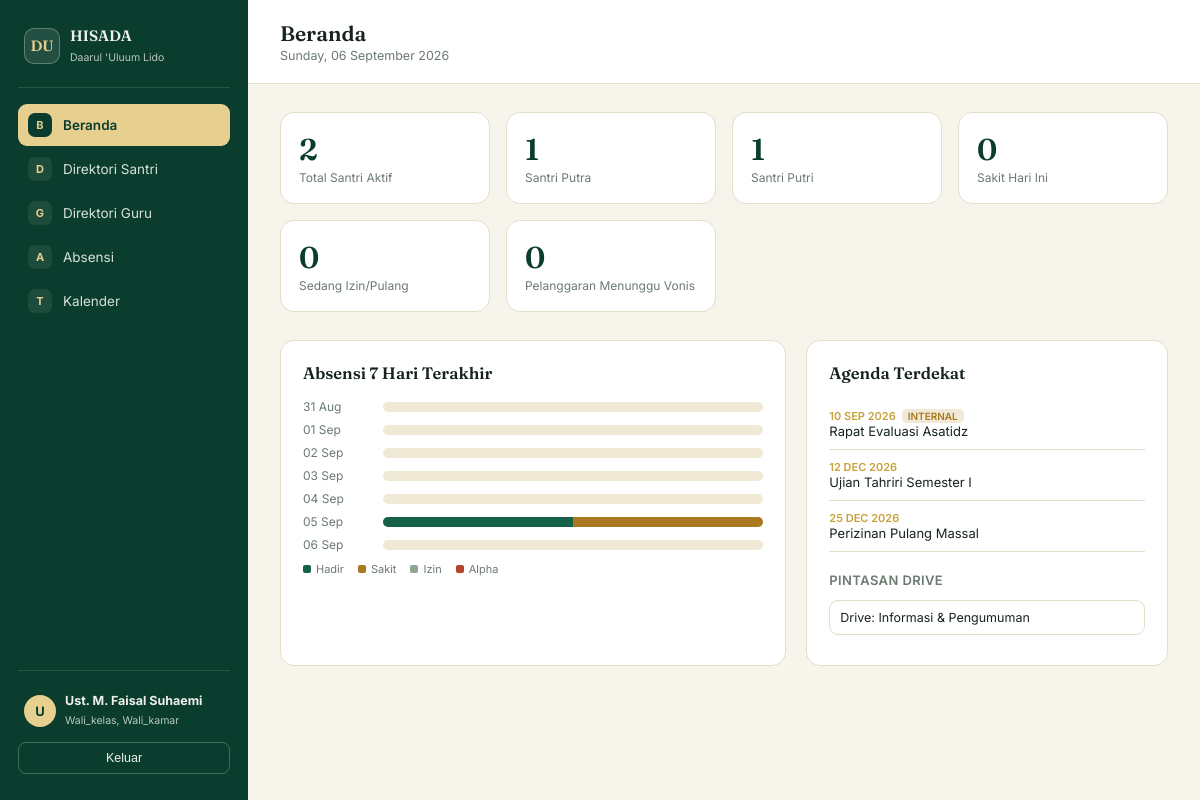
Page /dashboard.php (signed in) on the committed database.
### tables this page shows
CREATE TABLE calendar_events (
    id          INT AUTO_INCREMENT PRIMARY KEY,
    title       VARCHAR(150) NOT NULL,
    description TEXT NULL,
    start_date  DATE NOT NULL,
    end_date    DATE NULL,
    category    ENUM('akademik','pengasuhan','umum') DEFAULT 'umum',
    visibility  ENUM('public','internal') DEFAULT 'public',
    created_by  INT NOT NULL,
    created_at  TIMESTAMP DEFAULT CURRENT_TIMESTAMP,
    FOREIGN KEY (created_by) REFERENCES users(id)
);

CREATE TABLE shortcuts (
    id        INT AUTO_INCREMENT PRIMARY KEY,
    role_name VARCHAR(30) NOT NULL COMMENT '"*" berarti tampil untuk semua role',
    label     VARCHAR(100) NOT NULL,
    drive_url VARCHAR(255) NOT NULL
);

### dashboard.php (the view, shortened to what this page needs)
<?php
$mysqli = @new mysqli(DB_HOST, DB_USER, DB_PASS, DB_NAME);
$mysqli->set_charset('utf8mb4');
function h(?string $v): string
{
    return htmlspecialchars($v ?? '', ENT_QUOTES, 'UTF-8');
}
function safePrepare(mysqli $mysqli, string $sql): mysqli_stmt
{
    $stmt = $mysqli->prepare($sql);
    return $stmt;
}
function hasRole(array $needed, array $userRoles): bool
{
    return count(array_intersect($needed, $userRoles)) > 0;
}
function isStaffOnly(array $userRoles): bool
{
    return count(array_diff($userRoles, ['wali_santri'])) > 0;
}
$NAME      = $_SESSION['name'];
$ROLES     = $_SESSION['roles'] ?? [];
$FAMILY_ID = $_SESSION['family_id'] ?? null;
$IS_WALI_ONLY   = !isStaffOnly($ROLES) && in_array('wali_santri', $ROLES, true);
$EDITOR_ROLES   = ['admin','sekretaris','pengurus','wali_kelas','wali_kamar','hakim','dokter','asisten'];
$TABS = [
    'beranda'       => ['label' => 'Beranda',          'mark' => 'B', 'roles' => null],
    'direktori'     => ['label' => 'Direktori Santri',  'mark' => 'D', 'roles' => ['admin','sekretaris','pengurus','wali_kelas','wali_kamar','hakim','dokter','asisten']],
    'guru'          => ['label' => 'Direktori Guru',    'mark' => 'G', 'roles' => ['admin','sekretaris','pengurus','wali_kelas','wali_kamar']],
    'absensi'       => ['label' => 'Absensi',           'mark' => 'A', 'roles' => ['admin','pengurus','wali_kelas','wali_kamar']],
    'poskestren'    => ['label' => 'Poskestren',        'mark' => 'K', 'roles' => ['admin','dokter','asisten']],
    'mahkamah'      => ['label' => 'Mahkamah Santri',   'mark' => 'M', 'roles' => ['admin','sekretaris','pengurus','hakim']],
    'perizinan'     => ['label' => 'Perizinan',         'mark' => 'I', 'roles' => ['admin','pengurus']],
    'prestasi'      => ['label' => 'Prestasi',          'mark' => 'P', 'roles' => ['admin','pengurus']],
    'korespondensi' => ['label' => 'Korespondensi',     'mark' => 'S', 'roles' => ['admin','pengurus','sekretaris']],
    'kalender'      => ['label' => 'Kalender',          'mark' => 'T', 'roles' => null],
    'anak_saya'     => ['label' => 'Data Anak Saya',    'mark' => 'N', 'roles' => ['wali_santri']],
    'pengguna'      => ['label' => 'Kelola Pengguna',   'mark' => 'U', 'roles' => ['admin']],
];
function tabAllowed(string $key, array $tabs, array $userRoles): bool
{
    $need = $tabs[$key]['roles'];
    if ($need === null) return true;
    return hasRole($need, $userRoles);
}
    ?>
    <?php
$activeTab = $_GET['tab'] ?? ($IS_WALI_ONLY ? 'anak_saya' : 'beranda');
?>
<!DOCTYPE html>
<html lang="id">
<head>
</head>
<body>
<div class="shell">
    <aside class="sidebar" id="sidebar">
        <div class="side-brand">
            <div class="seal">DU</div>
            <div><strong>HISADA</strong><span>Daarul 'Uluum Lido</span></div>
        </div>
        <nav class="nav-group">
            <?php foreach ($TABS as $key => $tab):
                if (!tabAllowed($key, $TABS, $ROLES)) continue;
            ?>
                <a class="nav-item <?= $key === $activeTab ? 'active' : '' ?>" href="?tab=<?= $key ?>">
                    <span class="mark"><?= $tab['mark'] ?></span> <?= h($tab['label']) ?>
                </a>
            <?php endforeach; ?>
        </nav>
        <div class="side-foot">
            <div class="who">
                <div class="av"><?= h(mb_substr($NAME, 0, 1)) ?></div>
                <div class="meta"><strong><?= h($NAME) ?></strong><span><?= h(implode(', ', $ROLES)) ?></span></div>
            </div>
            <form method="POST">
                <button type="submit" class="btn-logout">Keluar</button>
            </form>
        </div>
    </aside>
    <div class="main">
        <div class="topbar">
            <div>
                <h1><?= h($TABS[$activeTab]['label']) ?></h1>
                <p><?= date('l, d F Y') ?></p>
            </div>
        </div>
        <div class="content">
            <?php
            switch ($activeTab):
                case 'beranda':
                if ($IS_WALI_ONLY):
                    $children = safePrepare($mysqli, 'SELECT s.*, c.name class_name, r.name room_name FROM students s JOIN classes c ON c.id=s.class_id JOIN rooms r ON r.id=s.room_id WHERE s.family_id=?');
                    $children->bind_param('i', $FAMILY_ID);
                    $children->execute();
                    $kids = $children->get_result()->fetch_all(MYSQLI_ASSOC);
                    $children->close();
                    ?>
                    <div class="panel">
                        <h2>Selamat datang, <?= h($NAME) ?></h2>
                        <p style="font-size:13px;color:var(--muted);margin:0;">Ringkasan singkat anak Anda.</p>
                    </div>
                    <div class="student-grid">
                        <?php foreach ($kids as $kid): ?>
                            <div class="panel">
                                <h3 style="margin-bottom:4px;"><?= h($kid['name']) ?></h3>
                                <p style="font-size:12px;color:var(--muted);margin:0;">NIS <?= h($kid['nis']) ?> · <?= h($kid['class_name']) ?> · Kamar <?= h($kid['room_name']) ?></p>
                            </div>
                        <?php endforeach; ?>
                    </div>
                <?php else:
                    $genderCount = $mysqli->query("SELECT gender, COUNT(*) c FROM students WHERE status='aktif' GROUP BY gender")->fetch_all(MYSQLI_ASSOC);
                    $putra = 0; $putri = 0;
                    foreach ($genderCount as $g) { if ($g['gender'] === 'L') $putra = (int)$g['c']; else $putri = (int)$g['c']; }
                    $sakitHariIni = $mysqli->query("SELECT COUNT(DISTINCT student_id) c FROM attendances WHERE date=CURDATE() AND status='sakit'")->fetch_assoc()['c'];
                    $izinAktif = $mysqli->query("SELECT COUNT(*) c FROM leave_permits WHERE status='active'")->fetch_assoc()['c'];
                    $pelanggaranProses = $mysqli->query("SELECT COUNT(*) c FROM violations WHERE verdict='proses'")->fetch_assoc()['c'];
                    $attWeek = $mysqli->query(
                        "SELECT date, status, COUNT(DISTINCT student_id) c FROM attendances
                         WHERE date >= CURDATE() - INTERVAL 6 DAY GROUP BY date, status ORDER BY date"
                    )->fetch_all(MYSQLI_ASSOC);
                    $weekMap = [];
                    foreach ($attWeek as $row) { $weekMap[$row['date']][$row['status']] = (int) $row['c']; }
                    $internalAllowed = hasRole($EDITOR_ROLES, $ROLES);
                    $agendaQuery = $internalAllowed
                        ? "SELECT * FROM calendar_events WHERE start_date >= CURDATE() ORDER BY start_date LIMIT 5"
                        : "SELECT * FROM calendar_events WHERE start_date >= CURDATE() AND visibility='public' ORDER BY start_date LIMIT 5";
                    $agenda = $mysqli->query($agendaQuery)->fetch_all(MYSQLI_ASSOC);
                    $bindRoles = count($ROLES) ? $ROLES : ['__none__'];
                    $shortcutStmt = safePrepare($mysqli, "SELECT * FROM shortcuts WHERE role_name='*' OR role_name IN (" . implode(',', array_fill(0, count($bindRoles), '?')) . ")");
                    $shortcutStmt->bind_param(str_repeat('s', count($bindRoles)), ...$bindRoles);
                    $shortcutStmt->execute();
                    $shortcuts = $shortcutStmt->get_result()->fetch_all(MYSQLI_ASSOC);
                    ?>
                    <div class="stat-grid">
                        <div class="stat-card"><div class="num"><?= $putra + $putri ?></div><div class="lbl">Total Santri Aktif</div></div>
                        <div class="stat-card"><div class="num"><?= $putra ?></div><div class="lbl">Santri Putra</div></div>
                        <div class="stat-card"><div class="num"><?= $putri ?></div><div class="lbl">Santri Putri</div></div>
                        <div class="stat-card"><div class="num"><?= $sakitHariIni ?></div><div class="lbl">Sakit Hari Ini</div></div>
                        <div class="stat-card"><div class="num"><?= $izinAktif ?></div><div class="lbl">Sedang Izin/Pulang</div></div>
                        <div class="stat-card"><div class="num"><?= $pelanggaranProses ?></div><div class="lbl">Pelanggaran Menunggu Vonis</div></div>
                    </div>
                    <div class="two-col">
                        <div class="panel">
                            <h2>Absensi 7 Hari Terakhir</h2>
                            <?php for ($i = 6; $i >= 0; $i--):
                                $d = date('Y-m-d', strtotime("-$i day"));
                                $row = $weekMap[$d] ?? [];
                                $total = array_sum($row) ?: 1;
                                ?>
                                <div class="bar-row">
                                    <div class="day"><?= date('d M', strtotime($d)) ?></div>
                                    <div class="bar-track">
                                        <?php foreach (['hadir','sakit','izin','alpha'] as $st): if (!empty($row[$st])): ?>
                                            <div class="bar-fill <?= $st ?>" style="width:<?= ($row[$st] / $total) * 100 ?>%"></div>
                                        <?php endif; endforeach; ?>
                                    </div>
                                </div>
                            <?php endfor; ?>
                            <div class="legend">
                                <span><i style="background:var(--emerald-700)"></i>Hadir</span>
                                <span><i style="background:var(--amber)"></i>Sakit</span>
                                <span><i style="background:#8fa791"></i>Izin</span>
                                <span><i style="background:var(--red)"></i>Alpha</span>
                            </div>
                        </div>
                        <div class="panel">
                            <h2>Agenda Terdekat</h2>
                            <?php foreach ($agenda as $ev): ?>
                                <div class="agenda-item">
                                    <div class="date"><?= date('d M Y', strtotime($ev['start_date'])) ?><?= $ev['visibility'] === 'internal' ? '<span class="badge-internal">Internal</span>' : '' ?></div>
                                    <div><?= h($ev['title']) ?></div>
                                </div>
                            <?php endforeach; ?>
                            <?php if (!empty($shortcuts)): ?>
                                <h3 style="margin-top:20px;">Pintasan Drive</h3>
                                <?php foreach ($shortcuts as $sc): ?><a class="shortcut-link" href="<?= h($sc['drive_url']) ?>" target="_blank"><?= h($sc['label']) ?></a><?php endforeach; ?>
                            <?php endif; ?>
                        </div>
                    </div>
                <?php endif; ?>
                <?php break;
                ?>
                <?php break;
            endswitch;
            ?>
        </div>
    </div>
</div>
</body>
</html>

### rows in the picture
calendar_events: start_date "10 SEP 2026", visibility "INTERNAL", title "Rapat Evaluasi Asatidz"
calendar_events: start_date "12 DEC 2026", title "Ujian Tahriri Semester I"
calendar_events: start_date "25 DEC 2026", title "Perizinan Pulang Massal"
shortcuts: label "Drive: Informasi & Pengumuman"

### other values in the picture
$tab['mark'] "B"
$tab['label'] "Beranda"
$tab['mark'] "D"
$tab['label'] "Direktori Santri"
$tab['mark'] "G"
$tab['label'] "Direktori Guru"
$tab['mark'] "A"
$tab['label'] "Absensi"
$tab['mark'] "T"
$tab['label'] "Kalender"
mb_substr($NAME, 0, 1) "U"
$NAME "Ust. M. Faisal Suhaemi"
implode(', ', $ROLES) "Wali_kelas, Wali_kamar"
$TABS[$activeTab]['label'] "Beranda"
$putra + $putri "2"
